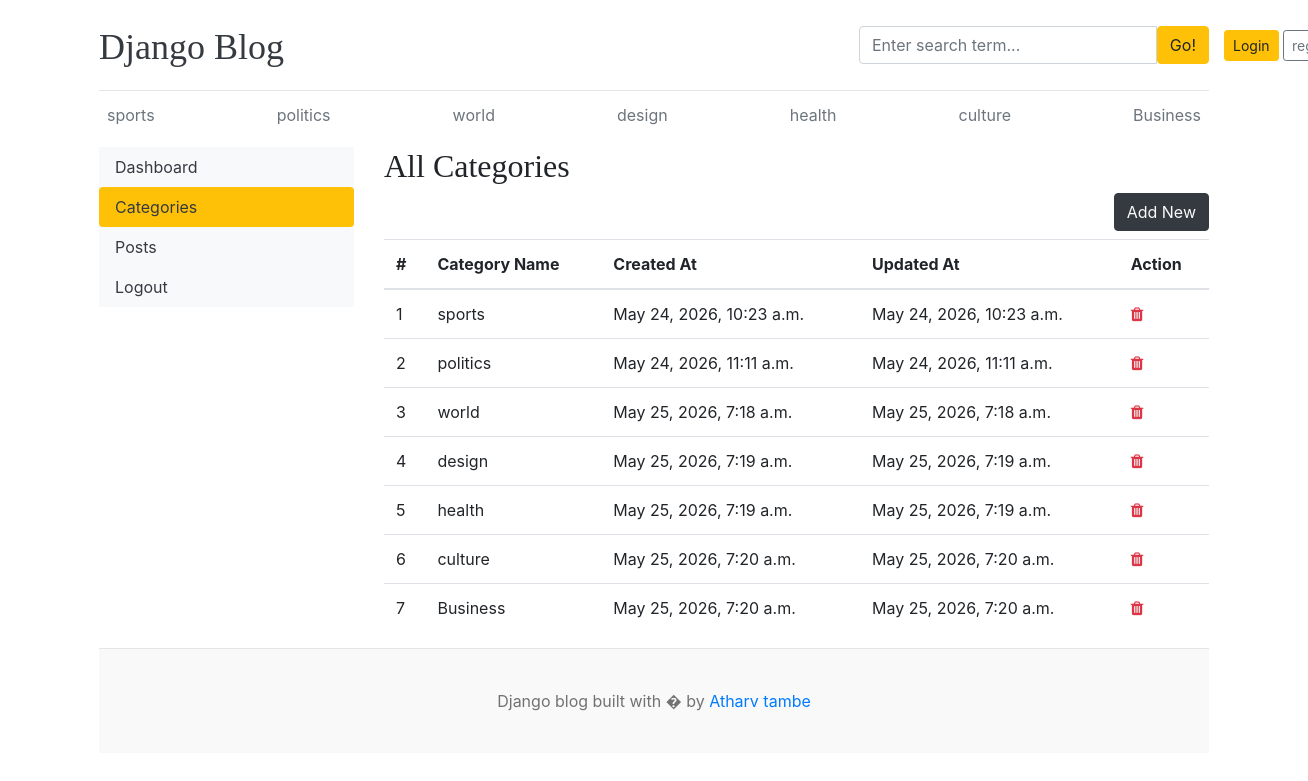
/dashboards/categories/, run on the app's committed database.
### blog/models.py (models this page shows)
class category(models.Model):
    category_name = models.CharField(max_length=50 , unique=True)
    created_at = models.DateTimeField(auto_now_add=True)
    updated_at = models.DateTimeField(auto_now=True)
    class Meta:
        verbose_name_plural = "calegories"
    def __str__(self):
        return self.category_name

### dashboards/views.py (the view)
# urls.py: path('categories/',views.categories,name='categories'),
def categories(request):
    return render(request,'dashboards/categories.html')

### blog/context_processors.py (called while the page is built)
def get_categories(request):
    categories = category.objects.all()
    return dict(categories=categories)

### templates/dashboards/categories.html
{% extends 'base.html' %}
{% block content %}
<div class="row">
    {% include 'dashboards/sidebar.html' %}
    <div class="col-md-9">
        <h2>All Categories</h2>
        <a href="{% url 'add_category' %}" class="btn btn-dark text-light float-right mb-2">Add New</a>
        <table class="table table-hover">
            <thead>
              <tr>
                <th>#</th>
                <th>Category Name</th>
                <th>Created At</th>
                <th>Updated At</th>
                <th>Action</th>
              </tr>
            </thead>
            <tbody>
            {% for cat in categories %}
              <tr>
                <td>{{ forloop.counter }}</td>
                <td>{{ cat }}</td>
                <td>{{ cat.created_at }}</td>
                <td>{{ cat.updated_at }}</td>
                <td>
                    <a href="{% url 'delete_category' cat.id %}"><i class="fa fa-trash text-danger"></i></a>
                </td>
              </tr>
            {% endfor %}
            </tbody>
          </table>
    </div>
</div>
{% endblock %}

### templates/base.html (shortened to what this page needs)
{% load static %}
<!DOCTYPE html>
<html lang="en">
<head>
    <link href="https://getbootstrap.com/docs/4.0/dist/css/bootstrap.min.css" rel="stylesheet">
    <link href="{% static 'css/blog.css' %}" rel="stylesheet">
    <link rel="stylesheet" href="https://cdnjs.cloudflare.com/ajax/libs/font-awesome/4.7.0/css/font-awesome.min.css">
  </head>
<body>
    <div class="container">
      <header class="blog-header py-3">
        <div class="row flex-nowrap justify-content-between align-items-center">
          <div class="col-8 pt-1">
            <a class="blog-header-logo text-dark" href="/">Django Blog</a>
          </div>
          <div class="col-4">
            <form action="{% url 'search' %}" method="GET">
              <div class="input-group">
                <input class="form-control" type="text" name="keyword" value="{{ keyword }}" placeholder="Enter search term..." aria-label="Enter search term..." aria-describedby="button-search" />
                <button type="submit" class="btn btn-warning" id="button-search" type="button">Go!</button>
            </div>
            </form>
          </div>
          <div class="col-le-6 d-flex justify-content-end align-items-center">
            {% if not user.is_authenticated %}
            <a class="btn btn-sm btn-warning" href="{% url 'login' %}">Login</a> &nbsp;
            <a class="btn btn-sm btn-outline-secondary" href="{% url 'register' %}">register</a>
            {% else %}
            <span><a href="{% url 'dashboard' %}">Dashboard</a></span>
            &emsp;
            <span><a href="{% url 'logout' %}">Logout</a></span>
            {% endif %}
          </div>
        </div>
      </header>
            <div class="nav-scroller py-1 mb-2">
        <nav class="nav d-flex justify-content-between">
          {% for i in categories %}
          <a class="p-2 text-muted" href="{% url 'post_by_category' i.id %}">{{ i }}</a>
          {% endfor %}
        </nav>
      </div>
{% block content %}
{% endblock %}
 <footer class="blog-footer">
  <p>Django blog built with � by <a href="">Atharv tambe</a></p>
</footer>
</body>
</html>

### blog_main/static/css/blog.css (style rules this page uses)
.blog-header { border-bottom: 1px solid #e5e5e5; }
.blog-header-logo { font-family: "Playfair Display", Georgia, "Times New Roman", serif; font-size: 2.25rem; }
h1, h2, h3, h4, h5, h6 { font-family: "Playfair Display", Georgia, "Times New Roman", serif; }
.blog-footer { padding: 2.5rem 0; color: #727272; text-align: center; background-color: #f9f9f9; border-top: .05rem solid #e5e5e5; }
.blog-footer p:last-child { margin-bottom: 0; }

### data on the page
category: category_name "sports", created_at "May 24, 2026, 10:23 a.m.", updated_at "May 24, 2026, 10:23 a.m."
category: category_name "politics", created_at "May 24, 2026, 11:11 a.m.", updated_at "May 24, 2026, 11:11 a.m."
category: category_name "world", created_at "May 25, 2026, 7:18 a.m.", updated_at "May 25, 2026, 7:18 a.m."
category: category_name "design", created_at "May 25, 2026, 7:19 a.m.", updated_at "May 25, 2026, 7:19 a.m."
category: category_name "health", created_at "May 25, 2026, 7:19 a.m.", updated_at "May 25, 2026, 7:19 a.m."
category: category_name "culture", created_at "May 25, 2026, 7:20 a.m.", updated_at "May 25, 2026, 7:20 a.m."
category: category_name "Business", created_at "May 25, 2026, 7:20 a.m.", updated_at "May 25, 2026, 7:20 a.m."
